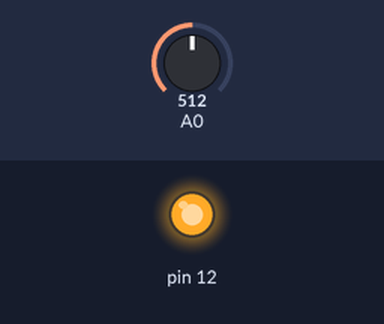
The sketch below on a simulated Arduino Uno, built with avr-gcc and run on an emulated ATmega328P. On the bench: output pins drawn as LEDs (lit = HIGH). The inputs (shaded band) are chosen by the test bench; at power-on: A0 = 512.

Above: at 1.2 s.
1.3 s: A0 set to 107
2.8 s: A0 set to 94
At 3.3 s:
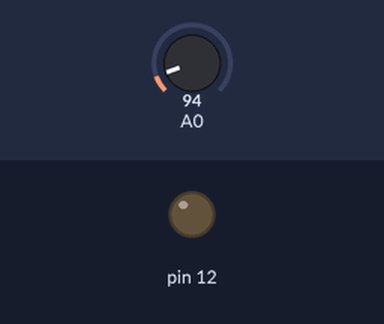
4.3 s: A0 set to 110
At 5.5 s:
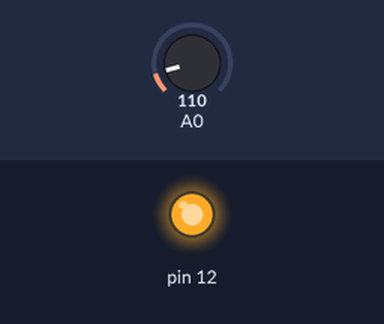
5.8 s: A0 set to 90
At 6.8 s:
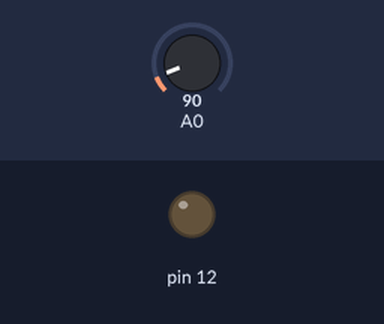
Timing chart, 0 to 8.3 s (numbered marks = the images above; inputs shaded):
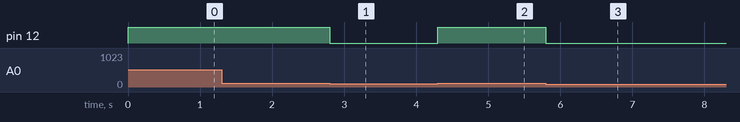

The sketch:

Circui_Code.ino
```cpp
void setup()
{
  pinMode(12, OUTPUT);
}

void loop()
{
  int n;
  n=analogRead(A0);
  if(n>100)
  {
    digitalWrite(12,HIGH);

  }
  else{
    digitalWrite(12,LOW);
  }
}
```

Measured:
- the behaviour switches between 101 and 100 on A0 (found by bisection; images 0 and 1)
- after the input at 1.3 s, every drawn part: stays the same
- after the input at 2.8 s, pin 12: HIGH → LOW at once
- after the input at 4.3 s, pin 12: LOW → HIGH at once
- after the input at 5.8 s, pin 12: HIGH → LOW at once
